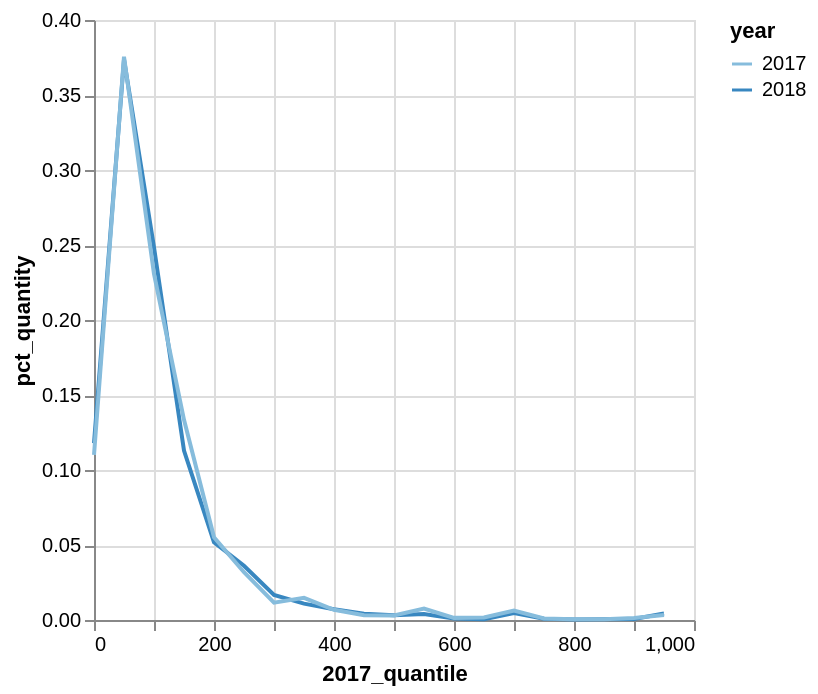

Notebook source saved alongside this figure:
### Code cell
totals_by_seller = (
    sales_data.group_by(["year", "seller_id"])
    .agg(
        pl.sum("revenue").alias("Total revenue ('000)") / 1000,
        pl.sum("quantity").alias("Total products sold ('000)") / 1000,
    )
    .with_columns(
        (pl.col("Total revenue ('000)") / pl.col("Total products sold ('000)")).alias(
            "Average price"
        )
    )
)

ref = (
    totals_by_seller.drop_nulls()
    .with_columns(
        pl.when(pl.col("year") == 2017)
        .then(pl.col("Average price"))
        .min()
        .over(pl.col("seller_id"))
        .alias("2017_price")
    )
    .filter(
        (pl.col("Average price").min().over(pl.col("seller_id")) > 0)
        & (pl.col("2017_price").is_not_null())
    )
    .with_columns(
        pl.col("2017_price")
        .cut(range(50, 1000, 50), labels=[str(x) for x in range(0, 1000, 50)])
        .alias("2017_quantile")
    )
    .group_by(["year", "2017_quantile"])
    .agg(
        pl.col("Total revenue ('000)").sum(), pl.col("Total products sold ('000)").sum()
    )
    .with_columns(
        (
            pl.col("Total revenue ('000)")
            / pl.col("Total revenue ('000)").sum().over(pl.col("year"))
        ).alias("pct_rev"),
        (
            pl.col("Total products sold ('000)")
            / pl.col("Total products sold ('000)").sum().over(pl.col("year"))
        ).alias("pct_quantity"),
    )
)

alt.Chart(ref).mark_line().encode(
    alt.X("2017_quantile:Q"), alt.Color("year:O"), alt.Y("pct_quantity")
)

### Figure 1 — Vega-Lite specification as saved in the notebook (floating-point values rounded to 4 significant figures)
{"config": {"view": {"continuousWidth": 300, "continuousHeight": 300}}, "data": {"name": "data-60a1acc489809f2bfa14ed8305ac12dd"}, "mark": {"type": "line"}, "encoding": {"color": {"field": "year", "type": "ordinal"}, "x": {"field": "2017_quantile", "type": "quantitative"}, "y": {"field": "pct_quantity", "type": "quantitative"}}, "$schema": "https://vega.github.io/schema/vega-lite/v5.16.3.json", "datasets": {"data-60a1acc489809f2bfa14ed8305ac12dd": [{"year": 2018, "2017_quantile": "500", "Total revenue ('000)": 70.38, "Total products sold ('000)": 0.141, "pct_rev": 0.01192, "pct_quantity": 0.003145}, {"year": 2017, "2017_quantile": "700", "Total revenue ('000)": 220.3, "Total products sold ('000)": 0.306, "pct_rev": 0.03237, "pct_quantity": 0.006286}, {"year": 2018, "2017_quantile": "600", "Total revenue ('000)": 23.99, "Total products sold ('000)": 0.041, "pct_rev": 0.004062, "pct_quantity": 0.0009145}, {"year": 2017, "2017_quantile": "850", "Total revenue ('000)": 18.35, "Total products sold ('000)": 0.021, "pct_rev": 0.002696, "pct_quantity": 0.0004314}, {"year": 2018, "2017_quantile": "150", "Total revenue ('000)": 810.4, "Total products sold ('000)": 5.061, "pct_rev": 0.1372, "pct_quantity": 0.1129}, {"year": 2018, "2017_quantile": "100", "Total revenue ('000)": 1437.0, "Total products sold ('000)": 11.14, "pct_rev": 0.2434, "pct_quantity": 0.2484}, {"year": 2018, "2017_quantile": "350", "Total revenue ('000)": 164.4, "Total products sold ('000)": 0.49, "pct_rev": 0.02784, "pct_quantity": 0.01093}, {"year": 2017, "2017_quantile": "200", "Total revenue ('000)": 602.8, "Total products sold ('000)": 2.682, "pct_rev": 0.08858, "pct_quantity": 0.0551}, {"year": 2018, "2017_quantile": "250", "Total revenue ('000)": 362.9, "Total products sold ('000)": 1.623, "pct_rev": 0.06145, "pct_quantity": 0.0362}, {"year": 2017, "2017_quantile": "150", "Total revenue ('000)": 1106.0, "Total products sold ('000)": 6.497, "pct_rev": 0.1625, "pct_quantity": 0.1335}, {"year": 2017, "2017_quantile": "0", "Total revenue ('000)": 216.9, "Total products sold ('000)": 5.358, "pct_rev": 0.03187, "pct_quantity": 0.1101}, {"year": 2017, "2017_quantile": "450", "Total revenue ('000)": 73.51, "Total products sold ('000)": 0.155, "pct_rev": 0.0108, "pct_quantity": 0.003184}, {"year": 2018, "2017_quantile": "300", "Total revenue ('000)": 227.6, "Total products sold ('000)": 0.75, "pct_rev": 0.03854, "pct_quantity": 0.01673}, {"year": 2018, "2017_quantile": "550", "Total revenue ('000)": 75.39, "Total products sold ('000)": 0.18, "pct_rev": 0.01277, "pct_quantity": 0.004015}, {"year": 2017, "2017_quantile": "350", "Total revenue ('000)": 261.8, "Total products sold ('000)": 0.72, "pct_rev": 0.03846, "pct_quantity": 0.01479}, {"year": 2017, "2017_quantile": "650", "Total revenue ('000)": 53.78, "Total products sold ('000)": 0.081, "pct_rev": 0.007903, "pct_quantity": 0.001664}, {"year": 2018, "2017_quantile": "700", "Total revenue ('000)": 83.4, "Total products sold ('000)": 0.21, "pct_rev": 0.01412, "pct_quantity": 0.004684}, {"year": 2017, "2017_quantile": "50", "Total revenue ('000)": 1402.0, "Total products sold ('000)": 18.28, "pct_rev": 0.206, "pct_quantity": 0.3755}, {"year": 2018, "2017_quantile": "50", "Total revenue ('000)": 1429.0, "Total products sold ('000)": 16.76, "pct_rev": 0.242, "pct_quantity": 0.3738}, {"year": 2018, "2017_quantile": "950", "Total revenue ('000)": 169.4, "Total products sold ('000)": 0.196, "pct_rev": 0.02868, "pct_quantity": 0.004372}, {"year": 2017, "2017_quantile": "600", "Total revenue ('000)": 43.02, "Total products sold ('000)": 0.069, "pct_rev": 0.006321, "pct_quantity": 0.001418}, {"year": 2018, "2017_quantile": "450", "Total revenue ('000)": 86.22, "Total products sold ('000)": 0.186, "pct_rev": 0.0146, "pct_quantity": 0.004149}, {"year": 2018, "2017_quantile": "650", "Total revenue ('000)": 13.59, "Total products sold ('000)": 0.021, "pct_rev": 0.002301, "pct_quantity": 0.0004684}, {"year": 2018, "2017_quantile": "200", "Total revenue ('000)": 507.7, "Total products sold ('000)": 2.32, "pct_rev": 0.08596, "pct_quantity": 0.05175}, {"year": 2017, "2017_quantile": "900", "Total revenue ('000)": 63.83, "Total products sold ('000)": 0.068, "pct_rev": 0.009379, "pct_quantity": 0.001397}, {"year": 2017, "2017_quantile": "950", "Total revenue ('000)": 273.2, "Total products sold ('000)": 0.165, "pct_rev": 0.04015, "pct_quantity": 0.00339}, {"year": 2017, "2017_quantile": "400", "Total revenue ('000)": 143.1, "Total products sold ('000)": 0.332, "pct_rev": 0.02102, "pct_quantity": 0.00682}, {"year": 2018, "2017_quantile": "750", "Total revenue ('000)": 15.55, "Total products sold ('000)": 0.04, "pct_rev": 0.002632, "pct_quantity": 0.0008922}, {"year": 2018, "2017_quantile": "850", "Total revenue ('000)": 9.827, "Total products sold ('000)": 0.026, "pct_rev": 0.001664, "pct_quantity": 0.00058}, {"year": 2017, "2017_quantile": "550", "Total revenue ('000)": 214.4, "Total products sold ('000)": 0.373, "pct_rev": 0.0315, "pct_quantity": 0.007663}, {"year": 2017, "2017_quantile": "500", "Total revenue ('000)": 78.09, "Total products sold ('000)": 0.15, "pct_rev": 0.01147, "pct_quantity": 0.003082}, {"year": 2017, "2017_quantile": "800", "Total revenue ('000)": 21.4, "Total products sold ('000)": 0.026, "pct_rev": 0.003144, "pct_quantity": 0.0005341}, {"year": 2017, "2017_quantile": "100", "Total revenue ('000)": 1381.0, "Total products sold ('000)": 11.23, "pct_rev": 0.2029, "pct_quantity": 0.2307}, {"year": 2018, "2017_quantile": "0", "Total revenue ('000)": 244.8, "Total products sold ('000)": 5.282, "pct_rev": 0.04146, "pct_quantity": 0.1178}, {"year": 2017, "2017_quantile": "250", "Total revenue ('000)": 411.5, "Total products sold ('000)": 1.55, "pct_rev": 0.06046, "pct_quantity": 0.03184}, {"year": 2018, "2017_quantile": "400", "Total revenue ('000)": 141.7, "Total products sold ('000)": 0.324, "pct_rev": 0.024, "pct_quantity": 0.007227}, {"year": 2017, "2017_quantile": "750", "Total revenue ('000)": 40.02, "Total products sold ('000)": 0.052, "pct_rev": 0.00588, "pct_quantity": 0.001068}, {"year": 2017, "2017_quantile": "300", "Total revenue ('000)": 180.8, "Total products sold ('000)": 0.564, "pct_rev": 0.02657, "pct_quantity": 0.01159}, {"year": 2018, "2017_quantile": "900", "Total revenue ('000)": 20.25, "Total products sold ('000)": 0.03, "pct_rev": 0.003429, "pct_quantity": 0.0006692}, {"year": 2018, "2017_quantile": "800", "Total revenue ('000)": 11.99, "Total products sold ('000)": 0.016, "pct_rev": 0.00203, "pct_quantity": 0.0003569}]}}
